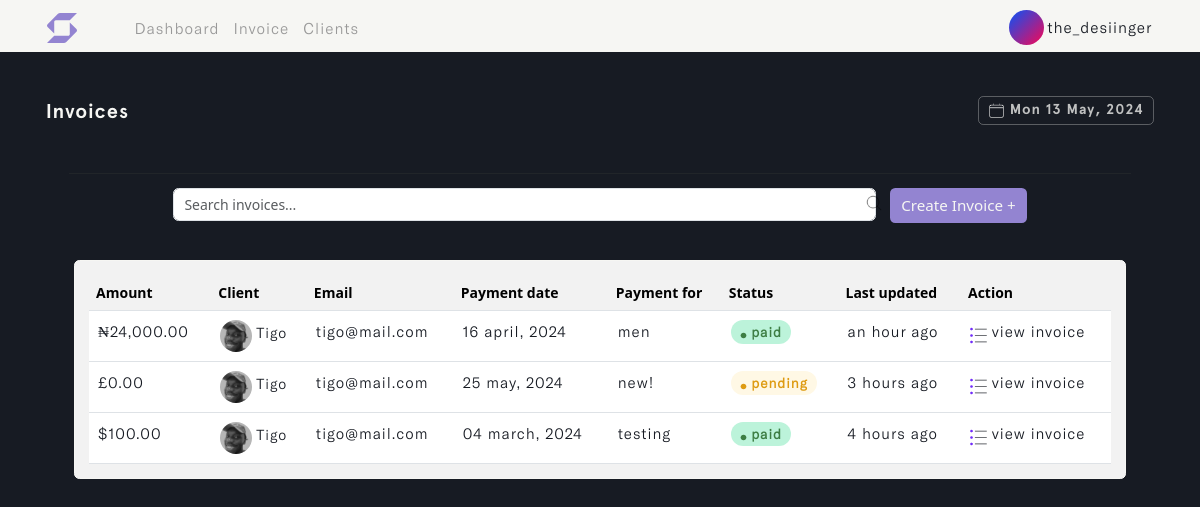
/invoice (signed in), run on an earlier commit of the app's database.
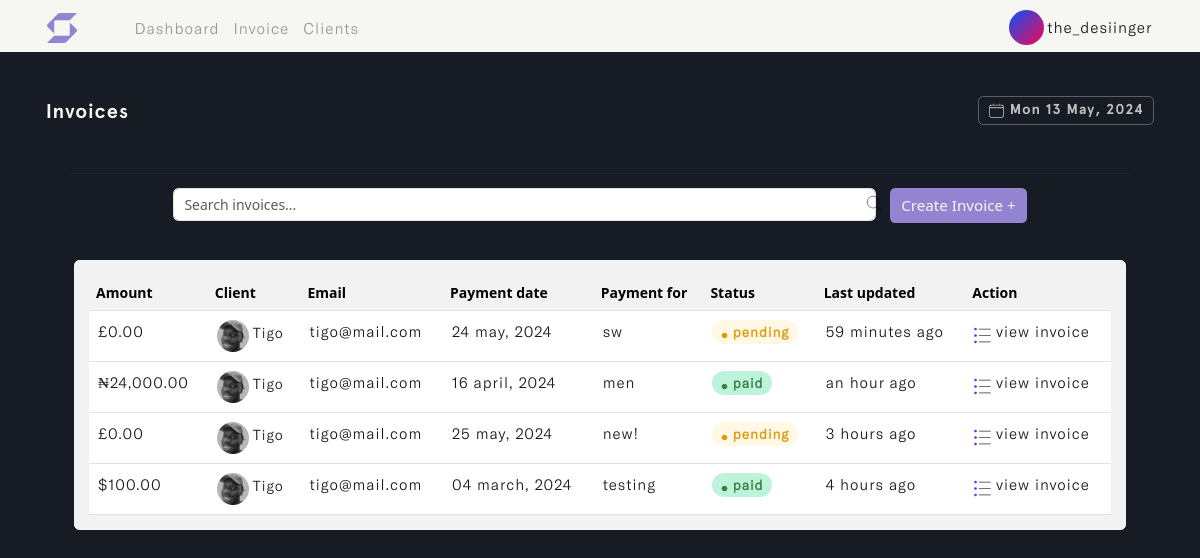
And on a later commit of the database.
### invoice/models.py (models this page shows, shortened)
class Invoice(models.Model):
    STATUS = (
        ('Pending', 'Pending'),
        ('Paid', 'Paid')
    )
    CURRENCY = (
        ('USD 🇺🇸', 'USD 🇺🇸'),
        ('GHS 🇬🇭', 'GHS 🇬🇭'),
        ('GBP 🇬🇧', 'GBP 🇬🇧'),
        ('EUR 🇪🇺', 'EUR 🇪🇺'),
        ('NGN 🇳🇬', 'NGN 🇳🇬'),
    )
    account_owner = models.ForeignKey(Profile, on_delete=models.CASCADE, related_name='acc_user', db_index=True)
    project_name = models.CharField(max_length=255)
    project_duration = models.CharField(max_length=50)
    client_name = models.ForeignKey(Client, on_delete=models.CASCADE, to_field='name', related_name='invoice', db_index=True,
                                    help_text='Select a client for this entry.')
    invoice_status = models.CharField(max_length=200, choices=STATUS, db_index=True)
    payment_date = models.DateField(max_length=200, null=True)
    currency = models.CharField(max_length=200, choices=CURRENCY)
    invoice_image = ResizedImageField(size=[600, 600], quality=85, null=True, blank=True, upload_to='invoice_image/', default='invoice.png')
    client_note = models.TextField(max_length=100000, null=True, blank=True)
    total = models.IntegerField(default=0, null=True, blank=True)
    paid_date = models.DateField(null=True, blank=True)
    updated_time_stamp = models.DateTimeField(auto_now=True, db_index=True)
    created_time_stamp = models.DateTimeField(auto_now_add=True, db_index=True)
    id = models.UUIDField(default=uuid.uuid4, primary_key=True, unique=True, editable=False)
    class Meta:
        ordering = ['-updated_time_stamp']

class Client(models.Model):
    account_owner = models.ForeignKey(Profile, on_delete=models.CASCADE, related_name='clients', db_index=True)
    name = models.CharField(max_length=50, unique=True, db_index=True)
    address = models.CharField(max_length=255)
    country = models.CharField(max_length=50, null=True, blank=True)
    email = models.EmailField(max_length=100, unique=True, db_index=True)
    phone_number = models.IntegerField(null=True, blank=True)
    city_state = models.CharField(max_length=50, null=True, blank=True)
    postal_code = models.CharField(max_length=30, null=True, blank=True)
    client_avatar = ResizedImageField(size=[600, 600], quality=85, null=True, blank=True, upload_to='client_avatar/', default='emil-kowalski.png')
    updated_time_stamp = models.DateTimeField(auto_now=True, db_index=True)
    created_time_stamp = models.DateTimeField(auto_now_add=True, db_index=True)
    id = models.UUIDField(default=uuid.uuid4, primary_key=True, unique=True, editable=False)
    @property
    def imageURL(self):
        try:
            url = self.client_avatar.url
        except:
            url = ''
        return url
    class Meta:
        ordering = ['-updated_time_stamp']
        indexes = [
            models.Index(fields=['name']),
            models.Index(fields=['email']),
            models.Index(fields=['updated_time_stamp']),
            models.Index(fields=['created_time_stamp']),
        ]
    def __str__(self):
        return self.name

### invoice/views.py (the view, shortened to what this page needs)
# urls.py: path('invoice', views.create_invoice, name='invoice'),
@login_required(login_url='login')
def create_invoice(request):
    profile = request.user.profile
    invoices = profile.acc_user.select_related('account_owner').all()
    custom_range, invoices = paginateInvoice(request, 5, invoices)
    for invoice in invoices:
        invoice.due = (invoice.payment_date - datetime.now().date()).days
    form = InvoiceCreationForm(request.user, request.POST, request.FILES if request.method == "POST" else None)
    default_clientImg = "https://swift-bill-bucket.s3.amazonaws.com/emil-kowalski.png"
    context = {'form': form, 'invoices': invoices,
               'custom_range': custom_range, 'clientImg': default_clientImg}
    return render(request, 'invoice/invoice.html', context)

### invoice/forms.py
class InvoiceCreationForm(ModelForm):
    payment_date = forms.DateField(widget=DateInput)
    class Meta:
        model = Invoice
        fields = ['project_name', 'project_duration', 'client_name',
                  'invoice_status', 'payment_date', 'currency', 'invoice_image',
                  'client_note']
    def __init__(self, user, *args, **kwargs):
        super(InvoiceCreationForm, self).__init__(*args, **kwargs)
        self.fields['invoice_status'].widget.choices = [('', 'Choose status')] + list(self.fields['invoice_status'].widget.choices)
        self.fields['currency'].widget.choices = [('', 'Choose currency')] + list(self.fields['currency'].widget.choices)
        self.fields['client_name'].queryset = Client.objects.filter(account_owner=user.profile)
        self.fields['currency'].widget.attrs.update({'id': 'currency_field'})
        for name, field in self.fields.items():
            field.widget.attrs.update({'class': 'input form-control'})

### user/models.py (called while the page is built)
    def __str__(self):
        return self.username

### invoice/templates/invoice/invoice.html (shortened to what this page needs)
{% load static %}
<!DOCTYPE html>
<html lang="en" class="js has-scroll-init has-scroll-smooth">
  <head>
    <link rel="stylesheet" href="{% static '/css/bootstrap.min.css' %}" />
    <link rel="stylesheet" href="{% static '/css/invoice.css' %}" />
  </head>
  <body
    id="pageTop"
    class="page-content"
    data-spy="scroll"
    data-target="#mainNav"
  >
    {% include 'invoice/nav.html' %}
    <main>
      <div data-scroll class="page page--layout-2" id="main">
        {% if invoices %}
        <div id="hero">
          <div class="container-fluid">
            <div class="hero-intro">
              <p>
                Invoices
                <span class="badge">
                  <img
                    src="{% static '/images/calendar.png' %}"
                    class="img-fluid calender-img"
                    alt="calender-img"
                  />
                  {% now "D d M, Y" %}
                </span>
              </p>
            </div>
          </div>
        </div>
        <div id="search">
          <div class="container-fluid">
            <div class="search-intro">
              <hr />
              <div class="row g-3 d-flex justify-content-center">
                <div class="col-md-8">
                  <img
                    src="{% static '/images/magnifying-glass.png' %}"
                    class="img-fluid search--img"
                    alt="search--img"
                  />
                  <input
                    type="text"
                    class="form-control live-search-box"
                    placeholder="Search invoices..."
                  />
                </div>
                <div class="col-auto">
                  <button
                    type="submit"
                    class="btn mb-3 invoice--btn"
                    data-bs-toggle="offcanvas"
                    data-bs-target="#offcanvasRight"
                    aria-controls="offcanvasRight"
                  >
                    Create Invoice +
                  </button>
                </div>
              </div>
            </div>
          </div>
        </div>
        {% include 'invoice/desktop-table.html' %}
        {% endif %}
      </div>
    </main>
  </body>
</html>

### invoice/templates/invoice/desktop-table.html (shortened to what this page needs)
{% load static %}
{% load humanize %}
<div id="desktop-table" class="live-search-list">
  <div class="container">
    <div class="desktop-table-intro">
      <div class="card">
        <div class="card-body">
          <table class="table table-hover" id="invoice_table">
            <thead>
              <tr>
                <th scope="col">Amount</th>
                <th scope="col">Client</th>
                <th scope="col">Email</th>
                <th scope="col">Payment date</th>
                <th scope="col">Payment for</th>
                <th scope="col">Status</th>
                <th scope="col">Last updated</th>
                <th scope="col">Action</th>
              </tr>
            </thead>
            <tbody>
              {% for invoice in invoices %}
              <tr id="search_invoice">
                <td>
                  {% if invoice.currency == "GHS 🇬🇭" %}
                  ¢{{ invoice.total|floatformat:2|intcomma }}
                  {% elif invoice.currency == "USD 🇺🇸" %}
                  ${{ invoice.total|floatformat:2|intcomma }}
                  {% elif invoice.currency == "GBP 🇬🇧" %}
                  £{{ invoice.total|floatformat:2|intcomma }}
                  {% elif invoice.currency == "EUR 🇪🇺" %}
                  €{{ invoice.total|floatformat:2|intcomma }}
                  {% elif invoice.currency == "NGN 🇳🇬" %}
                  ₦{{ invoice.total|floatformat:2|intcomma }}
                  {% endif %}
                </td>
                <td id="client_name">
                  {% if invoice.client_name.imageURL != clientImg %}
                  <img
                    src="{{invoice.client_name.imageURL}}"
                    class="img-fluid rounded-circle"
                    id="avatar-img"
                    alt="avatar-img"
                  />
                  {% endif %}
                  {{invoice.client_name.name}}
                </td>
                <td>{{invoice.client_name.email | truncatechars:25}}</td>
                <td>{{invoice.payment_date|date:"d F, Y"}}</td>
                <td>{{invoice.project_name | truncatechars:17}}</td>
                {% if invoice.due <= 3 and invoice.invoice_status != 'Paid' %}
                <td id="due_date">
                  <span class="badge">overdue close</span>
                </td>
                {% else %}
                {% if invoice.invoice_status == 'Pending' %}
                <td id="unpaid_status">
                  <span class="badge">
                    <img
                      src="{% static '/images/pending.svg' %}"
                      class="img-fluid"
                      id="clock-img"
                      alt="clock-img"
                    />
                    {{invoice.invoice_status}}
                  </span>
                </td>
                {% else %}
                <td id="paid_status">
                  <span class="badge">
                    <img
                      src="{% static '/images/paid.svg' %}"
                      class="img-fluid"
                      id="clock-img"
                      alt="clock-img"
                    />
                    {{invoice.invoice_status}}
                  </span>
                </td>
                {% endif %}
                {% endif %}
                <td>{{invoice.updated_time_stamp|naturaltime}}</td>
                <td>
                  <a href="{% url 'invoice-details' invoice.id %}">
                    <img
                      src="{% static '/images/list.png' %}"
                      class="img-fluid"
                      id="open_invoice-link"
                      alt="open_invoice-link"
                    />
                    view Invoice
                  </a>
                </td>
              </tr>
              {% endfor %}
            </tbody>
          </table>
        </div>
      </div>
    </div>
  </div>
</div>

What changed in the data, as far as the page shows it:
added Invoice: total "0.00", client_name.imageURL (picture), client_name.name "Tigo", client_name.email "tigo@mail.com", payment_date "24 may, 2024", project_name "sw", invoice_status "pending", updated_time_stamp "59 minutes ago"
